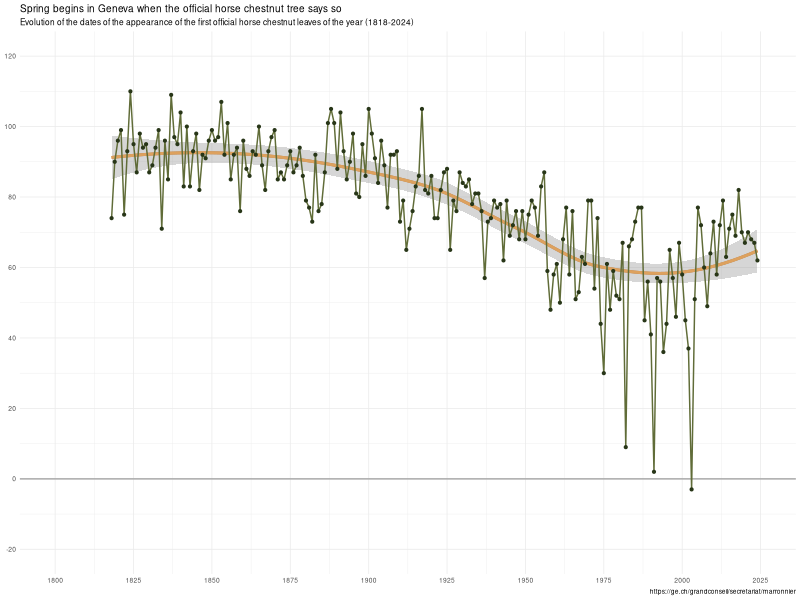
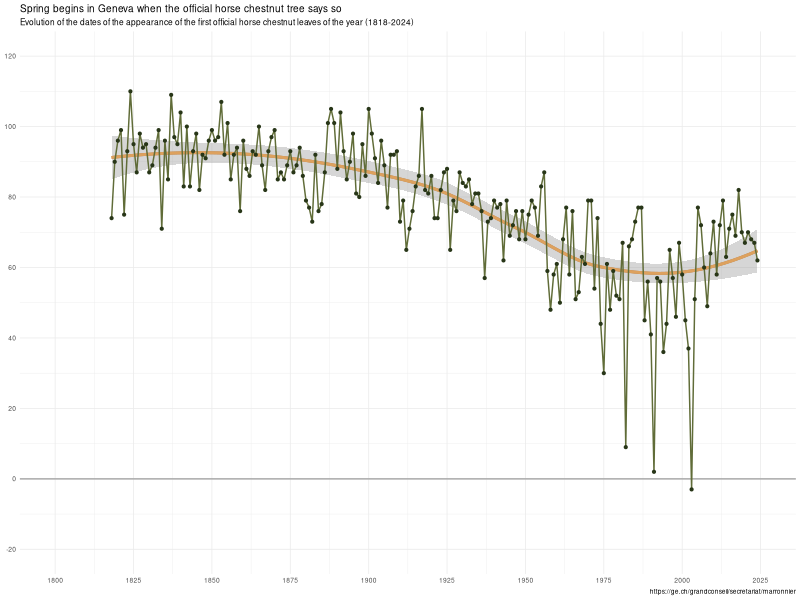

These charts were generated, in order, by the following R code:
## load packages ---
library(tidyverse)

## load data ----
# Source: https://www.swissinfo.ch/eng/swiss-oddities/spring-begins-in-geneva-when-the-horse-chestnut-tree-blossoms/88756963
maronnier <- readr::read_csv(file = "maronnier.csv") |> 
  select(year, date) |> 
  mutate(date = lubridate::dmy(paste0(stringr::str_sub(date, 1, 6), year))) |> 
  mutate(first_of_jan = as.Date(paste0(year, "-01-01"))) |> 
  mutate(doy = as.numeric(date - first_of_jan)) |> 
  select(-first_of_jan)

# Fix year for the extrarodinarily summer of 2003
maronnier[maronnier$date == as.Date("2002-12-29"), ]$year <- 2003
maronnier[maronnier$date == as.Date("2002-12-29"), ]$doy <- maronnier[maronnier$date == as.Date("2002-12-29"), ]$doy - 365

write_csv(x = maronnier, file = "maronnier_clean.csv")

## plot ----
maronnier_caption <- "https://ge.ch/grandconseil/secretariat/marronnier"

p <- ggplot(data = maronnier, mapping = aes(x = year, y = doy)) +
  geom_hline(yintercept = 0, linewidth = 0.5, colour = "darkgray") +
  geom_smooth(method = "loess", formula = "y ~ x", se = FALSE, colour = "#bc6c25") +
  geom_smooth(method = "loess", formula = "y ~ x", se = TRUE, colour = "#dda15e") +
  geom_line(linewidth = 0.5, colour = "#606c38") +
  geom_point(size = 0.75, colour = "#283618") +
  scale_x_continuous(breaks = seq(1800, 2025, 25), limits = c(1800, 2025)) +
  scale_y_continuous(breaks = seq(-20, 120, 20), limits = c(-20, 120)) +
  labs(
    title = "Spring begins in Geneva when the official horse chestnut tree says so",
    subtitle = "Evolution of the dates of the appearance of the first official horse chestnut leaves of the year (1818-2024)",
    x = NULL, y = NULL,
    caption = str_wrap(maronnier_caption)
  ) +
  theme_minimal(base_size = 6)

print(p)

ggsave(filename = "maronnier.png", plot = p, path = ".", width = 12, height = 6, units = "cm", bg = "white")

